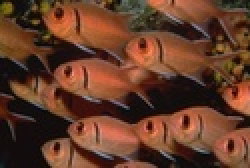
#> input picture mp2/source_images/fishes.jpg, 125 x 84 px, shrunk from 500 x 335 before the run (shown 2 times larger); the run also reads 2 pictures not shown here
$ python mp2.py   (Python 2 division)
#> lines starting #> are read from the running program, lines starting #| are printed output that depends on the picture; after the words box and inside, x2 and y2 are one past the last pixel; in counts of white or black regions, pixels touching at a corner belong together
import numpy as np
import scipy
from skimage import data, io, filters
from skimage.transform import resize
import matplotlib
import time
import math
import sys
from PIL import Image

n = 15
base = 2
k = 3
threshold_low = 0.003
threshold_high = 0.9
method = input("Downsample Image(1) or Create New Filter(2)?: ")
#> the answer given: source_images/fishes.jpg
#> in GetImage, Img is the input picture: PIL image 125x84 RGB; mean R, G, B 100.5, 60, 41


def show_all_circles(image, cx, cy, rad, color='r'):
    """
    image: numpy array, representing the grayscsale image
    cx, cy: numpy arrays or lists, centers of the detected blobs
    rad: numpy array or list, radius of the detected blobs
    """
    import matplotlib.pyplot as plt
    from matplotlib.patches import Circle

    fig, ax = plt.subplots()
    ax.set_aspect('equal')
    ax.imshow(image, cmap='gray')
    for x, y, r in zip(cx, cy, rad):
        circ = Circle((x, y), r, color=color, fill=False)
        ax.add_patch(circ)

    plt.title('%i circles' % len(cx))
    plt.show()

def level_supression( stack ):
    h = stack.shape[0]
    w = stack.shape[1]
    for level in range(1,n-1): # exclude level 0 and level n
        for i in range(h):
            for j in range(w):
                prev_pixel = stack[i,j,level-1]
                cur_pixel = stack[i,j,level]
                next_pixel = stack[i,j,level+1]
                if(prev_pixel > cur_pixel and next_pixel > cur_pixel):
                    stack[i,j,level] = 0
    return stack

def nonmaximum_supression( im ):
    h = im.shape[0]
    w = im.shape[1]
    cur_filter = scipy.ndimage.filters.rank_filter(im, -1, size=12)
    filtered_im = np.empty((h,w))
    for i in range(h):
        for j in range(w):
            if(cur_filter[i][j] != im[i][j]):
                filtered_im[i][j] = 0
            else:
                filtered_im[i][j] = cur_filter[i][j]
    return filtered_im

def main( im ):
    w = im.size[0]
#> w = 125
    h = im.size[1]
#> h = 84
    im = np.divide(np.reshape(np.array(im), (h, w)).astype(float), 255) # convert to array and normalize

    if(not(h%2)): # make array odd by odd
        new_row = np.zeros((1,w))
        im = np.vstack([im, new_row])
#> im: shape (85, 125) float64
        h+=1
#> h = 85
    if(not(w%2)):
        new_col = np.zeros((h,1))
        im = np.append(im, new_col, axis=1)
        w+=1

    scale_space = np.empty((h,w,n)) # [h,w] - dimensions of image, n - number of levels in scale space
    t0 = time.time()
    if(method == 1):
        for i in range(n):
            small_im = resize(im, (h/(base + (k*i)), w/(base + (k*i))))
            cur_filter = scipy.ndimage.filters.gaussian_laplace(small_im, sigma = base)
            scale_space[:,:,i] = resize(im, (h,w))
    else:
        for i in range(n):
            cur_filter = scipy.ndimage.filters.gaussian_laplace(im, sigma = base+(k*i))
            scale_space[:,:,i] = cur_filter

    t1 = time.time()
    print t1 - t0;
    for i in range(n):
        scale_space[:,:,i] = nonmaximum_supression(scale_space[:,:,i])

    scale_space = level_supression(scale_space)

    cx = np.empty((0,0))
    cy = np.empty((0,0))
    rad = np.empty((0,0))
    for i in range(n):
        intersec = (scale_space[:,:,i] > threshold_low)*(scale_space[:,:,i] < threshold_high)
        cx_cy_i = np.where(intersec)
        cy = np.append(cy, cx_cy_i[0])
        cx = np.append(cx, cx_cy_i[1])
        for j in cx_cy_i[0]:
            rad = np.append(rad, base+(k*i))
#> this loop made 15 passes
#> cx_cy_i on passes 1 to 12: 68 positions, rows 0 to 84, columns 0 to 124, 22 positions, rows 0 to 84, columns 0 to 124, ([84], [97]), (empty array, empty array), (empty array, empty array), (empty array, empty array), (empty array, empty array), (empty array, empty array), (empty array, empty array), (empty array, empty array), (empty array, empty array), (empty array, empty array)
#> pass 1, in main, `intersec = (scale_space[:,:,i] > threshold_low)*(scale_space[:,:,i] < ..`:
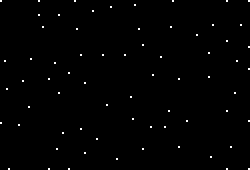
#> intersec: shape (85, 125) bool (shown 2 times larger); 0.64% white in thin lines or dots
#> after the loop: intersec: shape (85, 125) bool; every value is 0
#> after the loop, cx = 91 values, max 124 at index 5, min 0 at index 0, mean 63.68; cy = 91 values, max 84 at index 63, min 0 at index 0, mean 41.32

    show_all_circles(im*255, cx, cy, rad*2)
#> the loop in show_all_circles, `for x, y, r in zip(cx, cy, rad):` made 91 passes
#> (x, y) on passes 1 to 12: (0, 0), (19, 0), (37, 0), (86, 0), (113, 0), (124, 0), (67, 2), (55, 3), (46, 5), (19, 7), (29, 7), (106, 12)

    return (Image.fromarray(im * 255)).convert('RGB')

def GetImage(filename):
    # create jpg of from file name
    try:
        Img = Image.open(filename)
    except IOError, ioe:
        print("That file Does not exist")
        sys.exit()
    return Img

im1 = GetImage('source_images/fishes.jpg').convert('L')
im1 = main(im1)
im1 = GetImage('source_images/sunflowers.jpg').convert('L')
#> call 2 of GetImage, with filename = 'source_images/sunflowers.jpg'
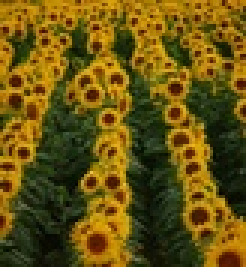
#> input picture mp2/source_images/sunflowers.jpg, 82 x 89 px, shrunk from 328 x 357 before the run (shown 3 times larger)
#> in GetImage, Img is the input picture: PIL image 82x89 RGB; mean R, G, B 104.3, 83.7, 14.9
#> im1: PIL image 82x89 L
im1 = main(im1)
#> the loop in main (call 2), `for i in range(n):` made 15 passes
#> pass 1, in main (call 2), `intersec = (scale_space[:,:,i] > threshold_low)*(scale_space[:,:,i] < ..`:
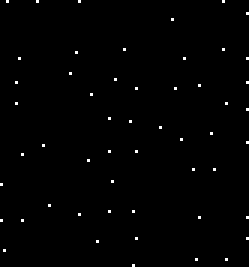
#> intersec: shape (89, 83) bool (shown 3 times larger); 0.72% white in thin lines or dots
#> after the loop in main (call 2), `for i in range(n):`: cx = 66 values, max 82 at index 4, min 0 at index 37, mean 44.35; cy = 66 values, max 88 at index 52, min 0 at index 0, mean 43.32
#> the loop in show_all_circles (call 2), `for x, y, r in zip(cx, cy, rad):` made 66 passes
#> (x, y, r) on passes 1 to 12: (2, 0, 4), (12, 0, 4), (26, 0, 4), (74, 0, 4), (82, 4, 4), (57, 6, 4), (41, 16, 4), (74, 16, 4), (25, 17, 4), (6, 19, 4), (61, 19, 4), (82, 19, 4)
im1 = GetImage('source_images/fireworks.jpg').convert('L')
#> call 3 of GetImage, with filename = 'source_images/fireworks.jpg'
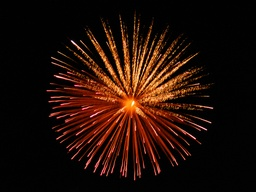
#> input picture mp2/source_images/fireworks.jpg, 256 x 192 px, shrunk from 1024 x 768 before the run
#> in GetImage, Img is the input picture: PIL image 256x192 RGB; mean R, G, B 33.8, 14.7, 8
#> im1: PIL image 256x192 L
im1 = main(im1)
#> the loop in main (call 3), `for i in range(n):` made 15 passes
#> pass 1, in main (call 3), `intersec = (scale_space[:,:,i] > threshold_low)*(scale_space[:,:,i] < ..`:
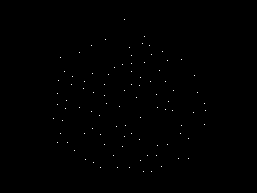
#> intersec: shape (193, 257) bool; 0.19% white in thin lines or dots, all inside (x1, y1, x2, y2) = (53, 19, 206, 172)
#> after the loop in main (call 3), `for i in range(n):`: cx = 107 values, max 205 at index 54, min 53 at index 59, mean 125.4; cy = 107 values, max 171 at index 93, min 19 at index 0, mean 102.3
#> call 3 of show_all_circles, with cx = array of shape (107,), cy = array of shape (107,), rad = array of shape (107,), color = 'r'
#> the loop in show_all_circles (call 3), `for x, y, r in zip(cx, cy, rad):` made 107 passes
#> (x, y) on passes 1 to 12: (124, 19), (144, 36), (105, 39), (142, 43), (91, 45), (149, 45), (129, 47), (162, 51), (79, 52), (151, 54), (131, 55), (60, 57)
#> in show_all_circles (call 3), `plt.show()`:
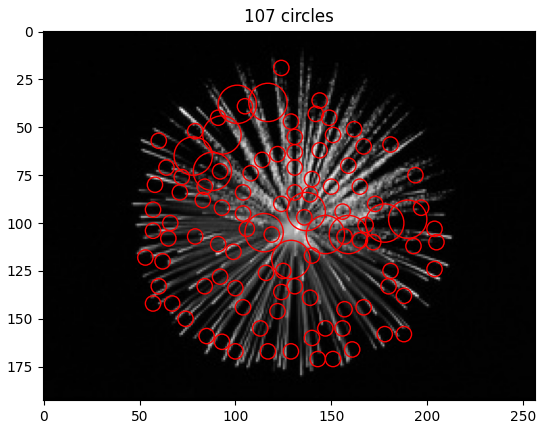
#> figure drawn by matplotlib, 1 panel
im1 = GetImage('source_images/rice.jpg').convert('L')
#> call 4 of GetImage, with filename = 'source_images/rice.jpg'
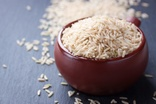
#> input picture mp2/source_images/rice.jpg, 156 x 104 px, shrunk from 626 x 417 before the run
im1 = main(im1)
im1 = GetImage('source_images/fence.jpg').convert('L')
im1 = main(im1)
im1 = GetImage('source_images/cactus.jpg').convert('L')
im1 = main(im1)
